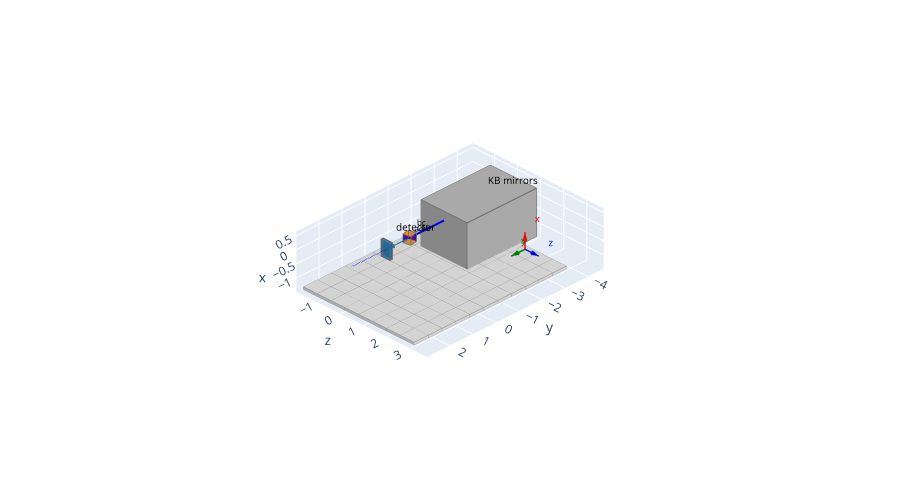

Notebook cell for this chart:
### Code cell
scene.render("plotly", height=500, **VIEW)

### Figure 1 — Plotly figure (JSON) as saved in the notebook; plotly's stock layout.template omitted (floating-point values rounded to 4 significant figures; data arrays with more than 128 entries replaced by an {"elided": "..."} marker saying what was removed)
{"data": [{"facecolor": {"elided": "1068 str values"}, "flatshading": true, "hoverinfo": "skip", "i": {"elided": "1068 int values"}, "j": {"elided": "1068 int values"}, "k": {"elided": "1068 int values"}, "opacity": 1, "type": "mesh3d", "x": {"elided": "2136 float values"}, "y": {"elided": "2136 float values"}, "z": {"elided": "2136 float values"}}, {"facecolor": ["red", "red", "red", "red", "blue", "blue", "blue", "blue", "orange", "orange", "orange", "orange", "#1f77b4", "#1f77b4", "#1f77b4", "#1f77b4", "#1f77b4", "#1f77b4", "#1f77b4", "#1f77b4", "#1f77b4", "#1f77b4", "#1f77b4", "#1f77b4"], "flatshading": true, "hoverinfo": "skip", "i": [0, 0, 4, 4, 8, 8, 12, 12, 16, 16, 20, 20, 24, 24, 28, 28, 32, 32, 36, 36, 40, 40, 44, 44], "j": [1, 2, 5, 6, 9, 10, 13, 14, 17, 18, 21, 22, 25, 26, 29, 30, 33, 34, 37, 38, 41, 42, 45, 46], "k": [2, 3, 6, 7, 10, 11, 14, 15, 18, 19, 22, 23, 26, 27, 30, 31, 34, 35, 38, 39, 42, 43, 46, 47], "opacity": 0.75, "type": "mesh3d", "x": [-0.15, -0.15, 0.15, 0.15, -0.15, 0.15, 0.15, -0.15, -0.15, 0.15, 0.15, -0.15, -0.15, -0.15, 0.15, 0.15, -0.15, -0.15, -0.15, -0.15, 0.15, 0.15, 0.15, 0.15, -0.3, -0.3, 0.3, 0.3, -0.3, 0.3, 0.3, -0.3, -0.3, 0.3, 0.3, -0.3, -0.3, -0.3, 0.3, 0.3, -0.3, -0.3, -0.3, -0.3, 0.3, 0.3, 0.3, 0.3], "y": [-0.1217, 0.1738, 0.1738, -0.1217, -0.1738, -0.1738, 0.1217, 0.1217, -0.1217, -0.1217, -0.1738, -0.1738, 0.1738, 0.1217, 0.1217, 0.1738, -0.1217, -0.1738, 0.1217, 0.1738, -0.1217, 0.1738, 0.1217, -0.1738, 0.95, 1.05, 1.05, 0.95, 0.95, 0.95, 1.05, 1.05, 0.95, 0.95, 0.95, 0.95, 1.05, 1.05, 1.05, 1.05, 0.95, 0.95, 1.05, 1.05, 0.95, 1.05, 1.05, 0.95], "z": [-0.1738, -0.1217, -0.1217, -0.1738, 0.1217, 0.1217, 0.1738, 0.1738, -0.1738, -0.1738, 0.1217, 0.1217, -0.1217, 0.1738, 0.1738, -0.1217, -0.1738, 0.1217, 0.1738, -0.1217, -0.1738, -0.1217, 0.1738, 0.1217, -0.2, -0.2, -0.2, -0.2, 0.2, 0.2, 0.2, 0.2, -0.2, -0.2, 0.2, 0.2, -0.2, 0.2, 0.2, -0.2, -0.2, 0.2, 0.2, -0.2, -0.2, -0.2, 0.2, 0.2]}, {"hoverinfo": "skip", "line": {"color": "gray", "dash": "solid", "width": 1}, "mode": "lines", "opacity": 1, "type": "scatter3d", "x": {"elided": "1494 float values"}, "y": {"elided": "1494 float values"}, "z": {"elided": "1494 float values"}}, {"hoverinfo": "skip", "line": {"color": "dimgray", "dash": "solid", "width": 2}, "mode": "lines", "opacity": 1, "type": "scatter3d", "x": [-1.38, -1.38, null, 0.32, -1.38, null, 0.32, 0.32, null, -1.38, 0.32, null, 0.32, -1.38, null, 0.32, 0.32, null, -1.38, 0.32, null, -1.38, -1.38, null, 0.32, 0.32, null, -1.38, -1.38, null, -1.38, -1.38, null, 0.32, 0.32, null], "y": [-1.5, -4.5, null, -1.5, -1.5, null, -4.5, -1.5, null, -4.5, -4.5, null, -4.5, -4.5, null, -1.5, -4.5, null, -1.5, -1.5, null, -4.5, -1.5, null, -4.5, -4.5, null, -4.5, -4.5, null, -1.5, -1.5, null, -1.5, -1.5, null], "z": [-1, -1, null, -1, -1, null, -1, -1, null, -1, -1, null, 1, 1, null, 1, 1, null, 1, 1, null, 1, 1, null, 1, -1, null, -1, 1, null, 1, -1, null, -1, 1, null]}, {"hoverinfo": "skip", "line": {"color": "dimgray", "dash": "solid", "width": 2}, "mode": "lines", "opacity": 0.75, "type": "scatter3d", "x": [-0.15, -0.15, null, 0.15, -0.15, null, 0.15, 0.15, null, -0.15, 0.15, null, 0.15, -0.15, null, 0.15, 0.15, null, -0.15, 0.15, null, -0.15, -0.15, null, 0.15, 0.15, null, -0.15, -0.15, null, -0.15, -0.15, null, 0.15, 0.15, null, -0.3, -0.3, null, 0.3, -0.3, null, 0.3, 0.3, null, -0.3, 0.3, null, 0.3, -0.3, null, 0.3, 0.3, null, -0.3, 0.3, null, -0.3, -0.3, null, 0.3, 0.3, null, -0.3, -0.3, null, -0.3, -0.3, null, 0.3, 0.3, null], "y": [0.1738, -0.1217, null, 0.1738, 0.1738, null, -0.1217, 0.1738, null, -0.1217, -0.1217, null, -0.1738, -0.1738, null, 0.1217, -0.1738, null, 0.1217, 0.1217, null, -0.1738, 0.1217, null, -0.1738, -0.1217, null, -0.1217, -0.1738, null, 0.1217, 0.1738, null, 0.1738, 0.1217, null, 1.05, 0.95, null, 1.05, 1.05, null, 0.95, 1.05, null, 0.95, 0.95, null, 0.95, 0.95, null, 1.05, 0.95, null, 1.05, 1.05, null, 0.95, 1.05, null, 0.95, 0.95, null, 0.95, 0.95, null, 1.05, 1.05, null, 1.05, 1.05, null], "z": [-0.1217, -0.1738, null, -0.1217, -0.1217, null, -0.1738, -0.1217, null, -0.1738, -0.1738, null, 0.1217, 0.1217, null, 0.1738, 0.1217, null, 0.1738, 0.1738, null, 0.1217, 0.1738, null, 0.1217, -0.1738, null, -0.1738, 0.1217, null, 0.1738, -0.1217, null, -0.1217, 0.1738, null, -0.2, -0.2, null, -0.2, -0.2, null, -0.2, -0.2, null, -0.2, -0.2, null, 0.2, 0.2, null, 0.2, 0.2, null, 0.2, 0.2, null, 0.2, 0.2, null, 0.2, -0.2, null, -0.2, 0.2, null, 0.2, -0.2, null, -0.2, 0.2, null]}, {"hoverinfo": "skip", "line": {"color": "blue", "dash": "solid", "width": 4}, "mode": "lines", "opacity": 1, "type": "scatter3d", "x": [0, 0, null], "y": [-1.5, 0, null], "z": [0, 0, null]}, {"hoverinfo": "skip", "line": {"color": "blue", "dash": "dash", "width": 2}, "mode": "lines", "opacity": 1, "type": "scatter3d", "x": [0, 0, null], "y": [0, 2.5, null], "z": [0, 0, null]}, {"hoverinfo": "skip", "line": {"color": "#1f77b4", "dash": "solid", "width": 2}, "mode": "lines", "opacity": 1, "type": "scatter3d", "x": [0, 0, null], "y": [0, 1, null], "z": [0, 0, null]}, {"anchor": "tip", "colorscale": [[0, "#1f77b4"], [1, "#1f77b4"]], "hoverinfo": "skip", "opacity": 1, "showscale": false, "sizemode": "absolute", "sizeref": 0.292, "type": "cone", "u": [0], "v": [1], "w": [0], "x": [0], "y": [1], "z": [0]}, {"hoverinfo": "skip", "line": {"color": "red", "dash": "solid", "width": 3}, "mode": "lines", "opacity": 1, "type": "scatter3d", "x": [0, 0.6, null], "y": [-2, -2, null], "z": [3, 3, null]}, {"anchor": "tip", "colorscale": [[0, "red"], [1, "red"]], "hoverinfo": "skip", "opacity": 1, "showscale": false, "sizemode": "absolute", "sizeref": 0.292, "type": "cone", "u": [1], "v": [0], "w": [0], "x": [0.6], "y": [-2], "z": [3]}, {"hoverinfo": "skip", "line": {"color": "green", "dash": "solid", "width": 3}, "mode": "lines", "opacity": 1, "type": "scatter3d", "x": [0, 0, null], "y": [-2, -1.4, null], "z": [3, 3, null]}, {"anchor": "tip", "colorscale": [[0, "green"], [1, "green"]], "hoverinfo": "skip", "opacity": 1, "showscale": false, "sizemode": "absolute", "sizeref": 0.292, "type": "cone", "u": [0], "v": [1], "w": [0], "x": [0], "y": [-1.4], "z": [3]}, {"hoverinfo": "skip", "line": {"color": "blue", "dash": "solid", "width": 3}, "mode": "lines", "opacity": 1, "type": "scatter3d", "x": [0, 0, null], "y": [-2, -2, null], "z": [3, 3.6, null]}, {"anchor": "tip", "colorscale": [[0, "blue"], [1, "blue"]], "hoverinfo": "skip", "opacity": 1, "showscale": false, "sizemode": "absolute", "sizeref": 0.292, "type": "cone", "u": [0], "v": [0], "w": [1], "x": [0], "y": [-2], "z": [3.6]}, {"hoverinfo": "skip", "mode": "text", "text": ["x"], "textfont": {"color": "red", "size": 10}, "textposition": "top right", "type": "scatter3d", "x": [0.6], "y": [-2], "z": [3]}, {"hoverinfo": "skip", "mode": "text", "text": ["y"], "textfont": {"color": "green", "size": 10}, "textposition": "top right", "type": "scatter3d", "x": [0], "y": [-1.4], "z": [3]}, {"hoverinfo": "skip", "mode": "text", "text": ["z"], "textfont": {"color": "blue", "size": 10}, "textposition": "top right", "type": "scatter3d", "x": [0], "y": [-2], "z": [3.6]}, {"hoverinfo": "skip", "mode": "text", "text": ["KB mirrors"], "textfont": {"color": "black", "size": 10}, "textposition": "top right", "type": "scatter3d", "x": [0.32], "y": [-3], "z": [0]}, {"hoverinfo": "skip", "mode": "text", "text": ["ab"], "textfont": {"color": "black", "size": 8}, "textposition": "top right", "type": "scatter3d", "x": [0], "y": [-0.02605], "z": [0.1477]}, {"hoverinfo": "skip", "mode": "text", "text": ["ac"], "textfont": {"color": "black", "size": 8}, "textposition": "top right", "type": "scatter3d", "x": [0], "y": [0.1477], "z": [0.02605]}, {"hoverinfo": "skip", "mode": "text", "text": ["bc"], "textfont": {"color": "black", "size": 8}, "textposition": "top right", "type": "scatter3d", "x": [0.15], "y": [0], "z": [0]}, {"hoverinfo": "skip", "mode": "text", "text": ["detector"], "textfont": {"color": "black", "size": 10}, "textposition": "top right", "type": "scatter3d", "x": [0.3], "y": [1], "z": [0]}], "layout": {"height": 500, "margin": {"b": 0, "l": 0, "r": 0, "t": 0}, "scene": {"aspectmode": "manual", "aspectratio": {"x": 0.2781, "y": 1, "z": 0.7397}, "camera": {"eye": {"x": 0.7102, "y": 0.8699, "z": 0.8699}, "projection": {"type": "orthographic"}, "up": {"x": 1, "y": 0, "z": 0}}, "xaxis": {"autorange": false, "range": [-1.481, 0.6507], "visible": true}, "yaxis": {"autorange": false, "range": [-4.683, 2.982], "visible": true}, "zaxis": {"autorange": false, "range": [-1.935, 3.735], "visible": true}}, "showlegend": false, "uirevision": "minigeo"}}
